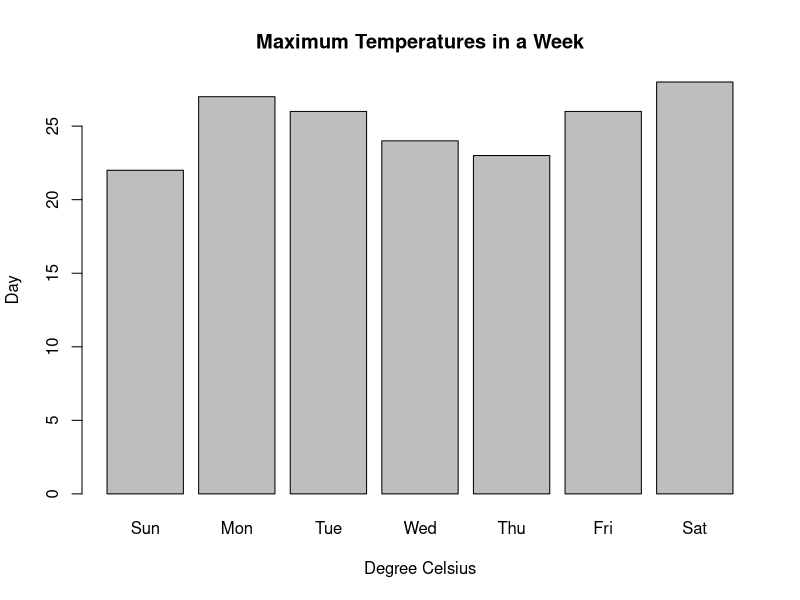
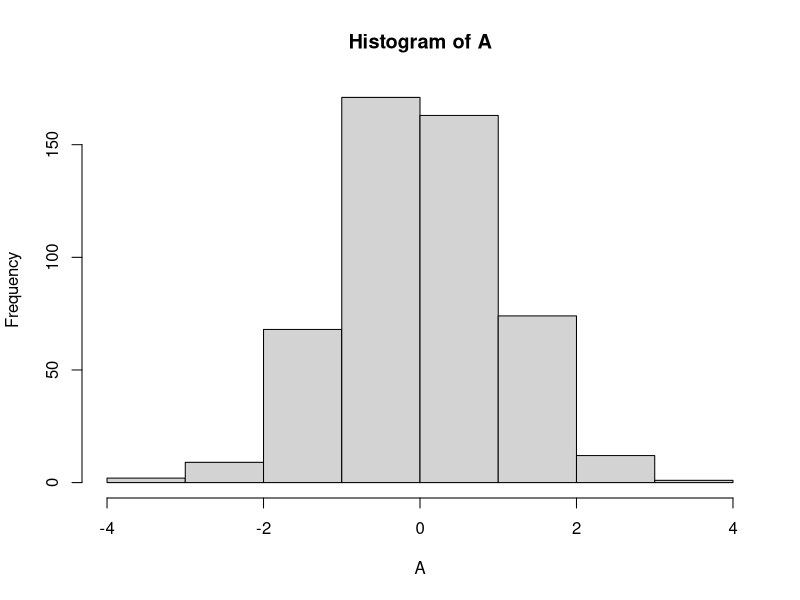
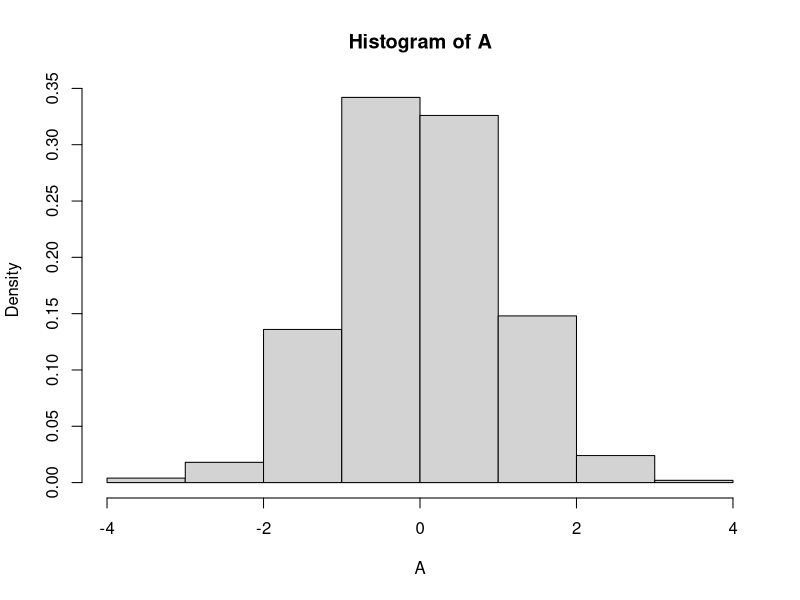
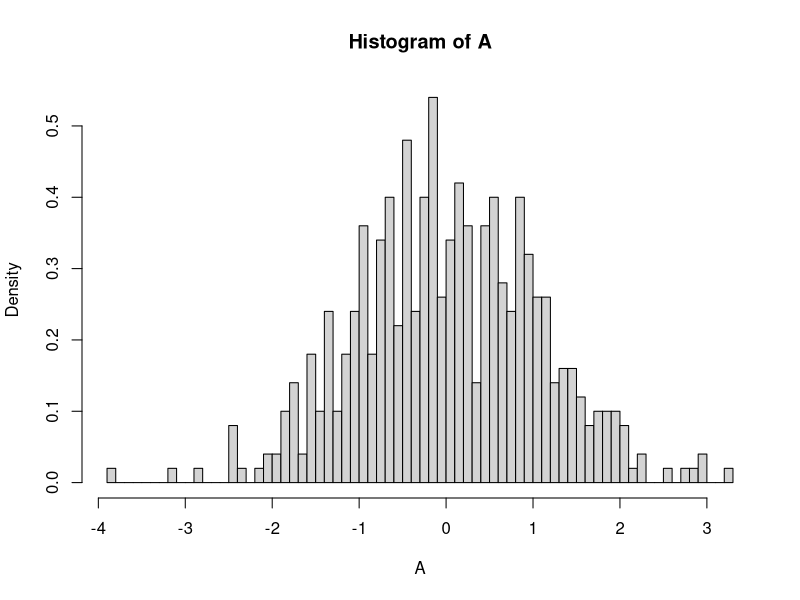
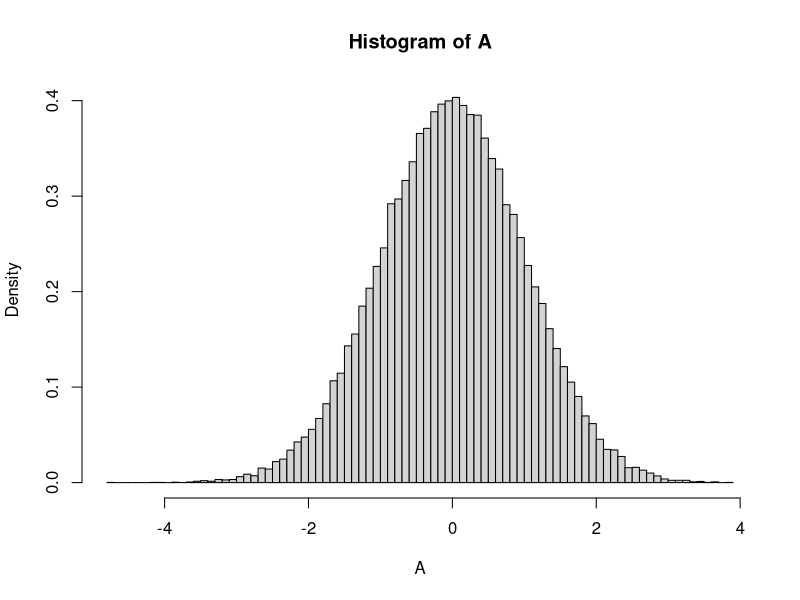
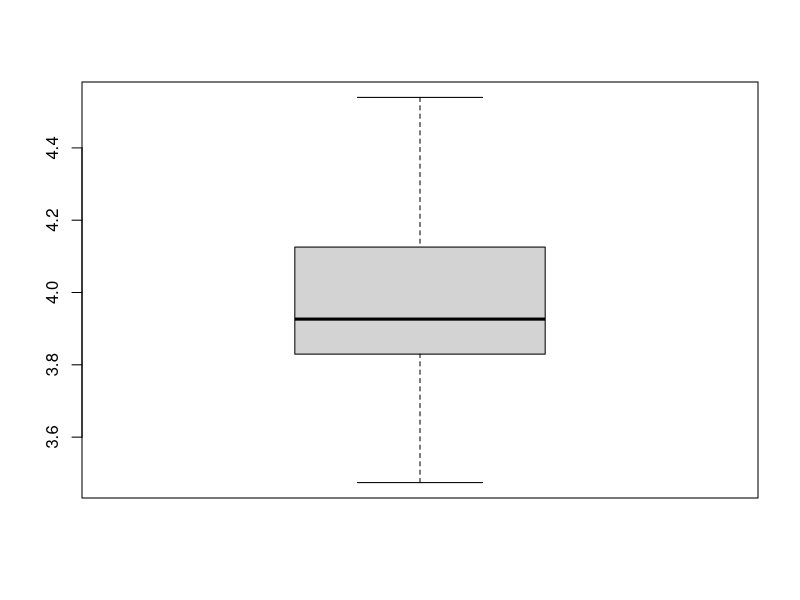
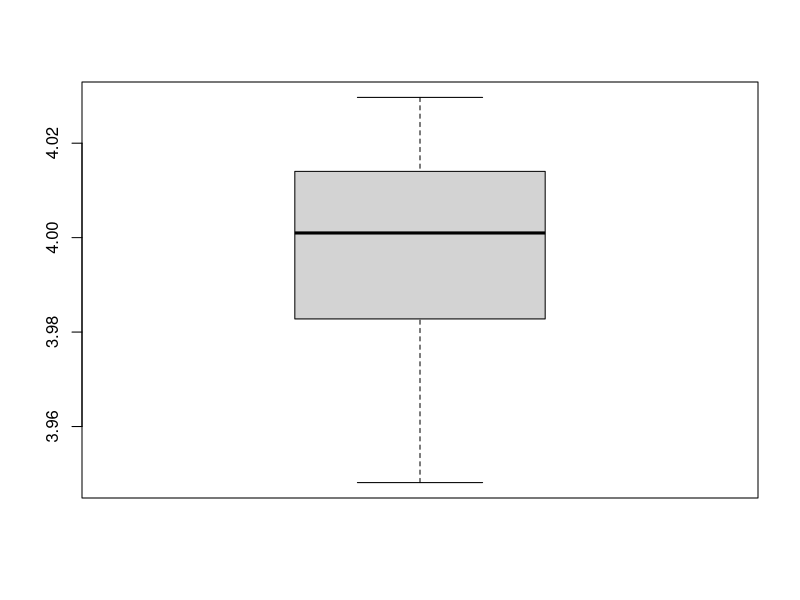
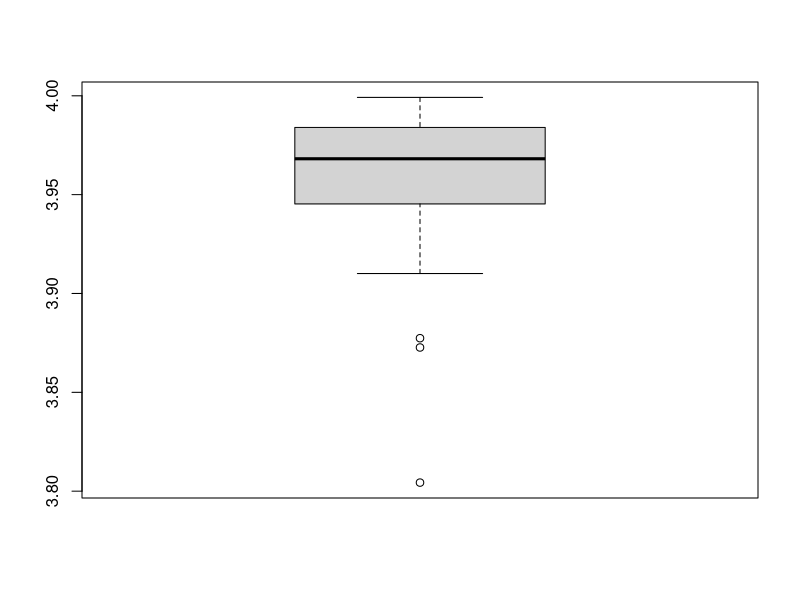

These figures' R source, in order:
## ---- chunk 1
knitr::opts_chunk$set(echo = TRUE)
## ---- chunk 2
max.temp <- c(22, 27, 26, 24, 23, 26, 28)

barplot(max.temp,
        main = "Maximum Temperatures in a Week",
        xlab = "Degree Celsius",
        ylab = "Day",
        names.arg = c("Sun", "Mon", "Tue", "Wed", "Thu", "Fri", "Sat"))
## ---- chunk 3

A <- rnorm(500, 0, 1)

## The default execution of this function doesn't generate a density:
hist(A)


## You need to set freq = FALSE:
hist(A, freq = FALSE)


## You can set the numbers of bins that you want to use:
hist(A, freq = FALSE, breaks = 100)

# But in order to create more breaks, you need to increase the
# numbers of observations:


A <- rnorm(50000, 0, 1)
hist(A, freq = FALSE, breaks = 100)

## ---- chunk 4

A = rexp(500, 4)

1/mean(A)

m = c()

for (i in 1:50) {
  A = rexp(500, 4)
  m[i] <- 1/mean(A)
}


mean(m)

boxplot(m)


## With more observations we got less variation (500 -> 5000)

## Law of large numbers

m = c()

for (i in 1:50) {
  A = rexp(50000, 4)
  m[i] <- 1/mean(A)
}


mean(m)

boxplot(m)


## ---- chunk 5

## Comparing the estimators for the uniform distribution.

n= 100

U = runif(n, 0, 4)

theta = max(U)


for (i in 1:50) {
  U = runif(n, 0, 4)
  theta = c(theta, max(U))
}


mean(theta)

boxplot(theta)


## Adjust to make the estimator unbiased

thetab = (n+1)/n*theta

mean(thetab)

boxplot(thetab)


## With more observations

n= 100

U = runif(n, 0, 4)

theta = max(U)


for (i in 1:5000) {
  U = runif(n, 0, 4)
  theta = c(theta, max(U))
}


mean(theta)

boxplot(theta)

## ---- chunk 6

data1 <- as.matrix(read.table("data/data1.txt"))

## Some comments about the data and data types.

## ---- chunk 7

## Set freq = FALSE in order to obtain a correct graph.

## Be careful about getting conclusions, since the function make the
## bins automatically.

hist(data1, freq = FALSE)

## Create a personalize breaks

data1_min = min(data1)
data1_max = max(data1)
l = seq(data1_min, data1_max, length = 10)

hist(data1, freq = FALSE, breaks = l)
## ---- chunk 8

mhu <- mean(data1)

# When you compute the variance be careful and read the documentation
# in this case we have:
# "The denominator n - 1 is used which gives an unbiased estimator of the (co)variance 
# for i.i.d. observations"

sigma2 <- var(data1)

## You also can do it manually:

sigma2 <- 1/(nrow(data1)-1)*sum((data1 - mean(data1))^2)

## ---- chunk 9

## This generates a list, with all the hist information.

H <- hist(data1, freq = FALSE, plot = FALSE) ## ignore warning message
H

## ---- chunk 10

## Histogram info to use.
limits <- H$breaks
lmin <- limits[1]
lmax <- limits[length(limits)]

## Create our plot

## Create a vector that represents the [lmin, lmax] interval.
x <- seq(lmin, lmax, by = 0.01)

## Compute the density of the vector x associated to the parameters mhu y sigma2.
y <- dnorm(x, mhu, sqrt(sigma2))

## Set the y_max as the max in the empirical density and the 'artificial' density.
y_max = max(y, H$density)


## Make a plot for the comparison 

hist(data1, freq = FALSE, xlim = c(lmin, lmax), ylim = c(0, y_max*1.01))
par(new = TRUE)
plot(x, y, type = 'l', col = 'red'
     , xlim = c(lmin, lmax)
     , ylim = c(0, y_max*1.01)
     , xlab = ""
     , ylab = "")
## ---- chunk 11

ks.test(x, 'pnorm', mhu, sqrt(sigma2))

## Outputs:

## The D: notion of distance between the data and the guess distribution. 
## The p-value: Used to reject or accept the propose model. 

## ---- chunk 12
## Model values
#mhu
#sigma2

## Real values
real_mhu = 2.0
real_sigma = 0.1

cat('model_mhu:', mhu, 'vs', 'real_mhu:', real_mhu, '\n')
cat('model_sigma:', sqrt(sigma2), 'vs', 'real_sigma:', real_sigma)

## ---- chunk 13
## Loading the data
A <- as.matrix(read.table("data/data2.txt"))

A_max = max(A)
## ---- chunk 14
## Make visualizations
hist(A, freq = FALSE)
## ---- chunk 15

## Compute correct classes parameters:
n = length(A)
K = floor(1 + 3.22*log(n, 10))
A_min = min(A)
A_max = max(A)

amp = (A_max - A_min)/K

epsilon = (A_max - A_min)/10^9

limits = seq(A_min, A_max, by = amp)


hist(A, freq = FALSE, breaks = limits)
## ---- chunk 16

## Model values
a = min(A)
b = max(A)

## Real values
real_a = 2.5
real_b = 7.1

cat('model_a:', a, 'vs', 'real_a:', real_a, '\n')
cat('model_b:', b, 'vs', 'real_b:', real_b)
## ---- chunk 17
## Loading the data
A <- as.matrix(read.table("data/data4.txt"))

barplot(table(A)/length(A))

## A binomial distribution can be approach by a Gaussian distribution.

## Methods of moments
## Don't forget to correct the estimation of np to be an integer.
## and then correct the ph value 




m = mean(A)
s2 = var(A)*(499/500)

ph = 1-s2/m
nh = m/ph

nh

nh = 10

ph = m/nh

ph

## ---- chunk 18
## Loading the data
A <- as.matrix(read.table("data/data5.txt"))

barplot(table(A)/length(A))

## A binomial distribution can be approach by a Gaussian distribution.

## Methods of moments
## Don't forget to correct the estimation of np to be an integer.
## and then correct the ph value 


m = mean(A)
s2 = var(A)*(499/500)

ph = 1-s2/m
nh = m/ph

nh

nh = 7

ph = m/nh

ph

## When p is small is very hard to get correct estimations of n when you 
## don't have enough number of observations
## ---- chunk 19
m1 = c()

for (i in 1:50) {
  A = rnorm(500, 2, 1)
  
  m1 = c(m1, mean(A))
}

boxplot(A)

## Increase the number of observations

m2 = c()

for (i in 1:50) {
  B = rnorm(2000, 2, 1)
  
  m2 = c(m2, mean(B))
}

boxplot(B)


## Change the variance

m3 = c()

for (i in 1:50) {
  C = rnorm(2000, 2, 10)
  
  m3 = c(m3, mean(C))
}

boxplot(C)

## Create a data frame with all the observations

a = c(m1, m2, m3)
r = rep(c("A", "B", "C"), each = 50)

S = data.frame(x = a, l = r)
## ---- chunk 20
boxplot(S$x ~ S$l)
## ---- chunk 21
x = seq(0.1, 10, by =0.01)

y1 = dchisq(x, 1)
y2 = dchisq(x, 2)
y3 = dchisq(x, 3)
y4 = dchisq(x, 4)
y6 = dchisq(x, 6)
y9 = dchisq(x, 9)

y_max = max(y1, y2, y3, y4, y6, y9)

plot(x, y1, type = 'l', col = 'yellow', xlim = c(0, 10), ylim = c(0, 0.5))
par(new = TRUE)
plot(x, y2, type = 'l', col = 'green', xlim = c(0, 10), ylim = c(0, 0.5))
par(new = TRUE)
plot(x, y3, type = 'l', col = 'black', xlim = c(0, 10), ylim = c(0, 0.5))
par(new = TRUE)
plot(x, y4, type = 'l', col = 'blue', xlim = c(0, 10), ylim = c(0, 0.5))
par(new = TRUE)
plot(x, y6, type = 'l', col = 'pink', xlim = c(0, 10), ylim = c(0, 0.5))
par(new = TRUE)
plot(x, y9, type = 'l', col = 'red', xlim = c(0, 10), ylim = c(0, 0.5))
## ---- chunk 22
x = seq(-10, 10, by =0.01)

y1 = dt(x, 1)
y2 = dt(x, 2)
y3 = dt(x, 3)
y4 = dt(x, 4)
y6 = dt(x, 6)
y20 = dt(x, 20)

y_norm = dnorm(x)

y_max = max(y1, y2, y3, y4, y6, y9)

plot(x, y1, type = 'l', col = 'yellow', xlim = c(-10, 10), ylim = c(0, y_max))
par(new = TRUE)
plot(x, y2, type = 'l', col = 'green', xlim = c(-10, 10), ylim = c(0, y_max))
par(new = TRUE)
plot(x, y3, type = 'l', col = 'black', xlim = c(-10, 10), ylim = c(0, y_max))
par(new = TRUE)
plot(x, y4, type = 'l', col = 'blue', xlim = c(-10, 10), ylim = c(0, y_max))
par(new = TRUE)
plot(x, y6, type = 'l', col = 'pink', xlim = c(-10, 10), ylim = c(0, y_max))
par(new = TRUE)
plot(x, y20, type = 'l', col = 'red', xlim = c(-10, 10), ylim = c(0, y_max))
par(new = TRUE)
plot(x, y_norm, type = 'l', col = 'black', xlim = c(-10, 10), ylim = c(0, y_max))


## A t-student distribution with a big enough k approach a Gaussian distribution

## ---- chunk 23

## We compute N observations of \overline{X}_n.


## Number of r.v.
n <- 5

## Number of observations
N <- 50000 

## Parameter exp distribution.
lambda <- 0.7

## Create a matrix
A <- matrix(rexp(n*N, lambda), ncol = n)

## Compute the mean for each row
M <- apply(A, 1, mean)  

## Visualization for M

hist(M, freq = F, breaks = 20)

###

Mo <- sort(M)
y <- 1:N/N

max_Mo <- max(Mo)

x <- seq(0, max_Mo, by = 0.01)
mu <- 1/lambda
v <- 1/(lambda^2)/n

yt <- pnorm(x, mu, sqrt(v))


plot(Mo, y, type = 'l', xlim = c(0, max_Mo), ylim = c(0,1))
par(new = TRUE)
plot(x, yt, type = 'l', xlim = c(0, max_Mo), ylim = c(0,1), col = 'red')
